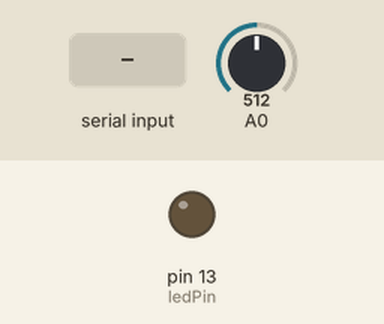
The sketch below on a simulated Arduino Uno, built with avr-gcc and run on an emulated ATmega328P. On the bench: output pins drawn as LEDs (lit = HIGH). The test bench sets the inputs (shaded band); at power-on: A0 = 512. What the sketch prints to the serial monitor is not drawn.

Above: at 1.2 s.
1.3 s: "H" received over Serial
At 2.5 s:
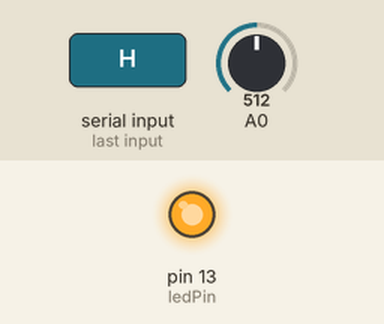
4.5 s: "L" received over Serial
At 5.0 s:
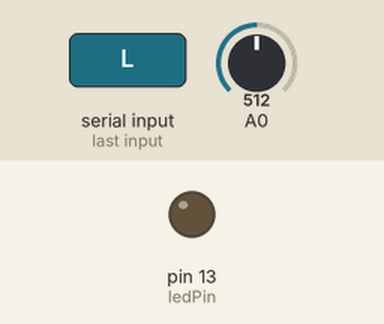
Timing chart, 0 to 7.5 s (numbered marks = the images above; inputs shaded):
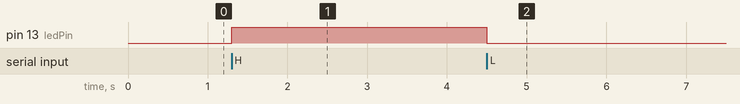

Measured:
- after the input at 1.3 s, pin 13 (ledPin): LOW → HIGH at once
- after the input at 4.5 s, pin 13 (ledPin): HIGH → LOW at once

The sketch:

arduino_simpleP5Arduino.ino
```cpp
int ledPin = 13;            // the pin that the LED is attached to
int incomingByte;           // a variable to read incoming serial data into

void setup() {
  Serial.begin(9600);       // initialize serial communications
  pinMode(ledPin, OUTPUT);  // initialize the LED pin as an output
}

void loop() {
  int potentiometer = analogRead(A0);					// read the input pin
  int mappedPot = map(potentiometer, 0, 1023, 0, 255);	// remap the pot value to fit in 1 byte
  // Serial.println(potentiometer);						// Print out a string to the serial port. Use with serial.readStringUntil("\r\n") in p5.
  Serial.write(mappedPot);								// Print out a byte to the serial port. Use with serial.read in p5.

  if (Serial.available() > 0) {   // see if there's incoming serial data
    incomingByte = Serial.read(); // read it

    if (incomingByte == 'H') {    // if it's a capital H (ASCII 72),
      digitalWrite(ledPin, HIGH); // turn on the LED
    }

    if (incomingByte == 'L') {    // if it's an L (ASCII 76)
      digitalWrite(ledPin, LOW);  // turn off the LED
    }
  }

}
```
